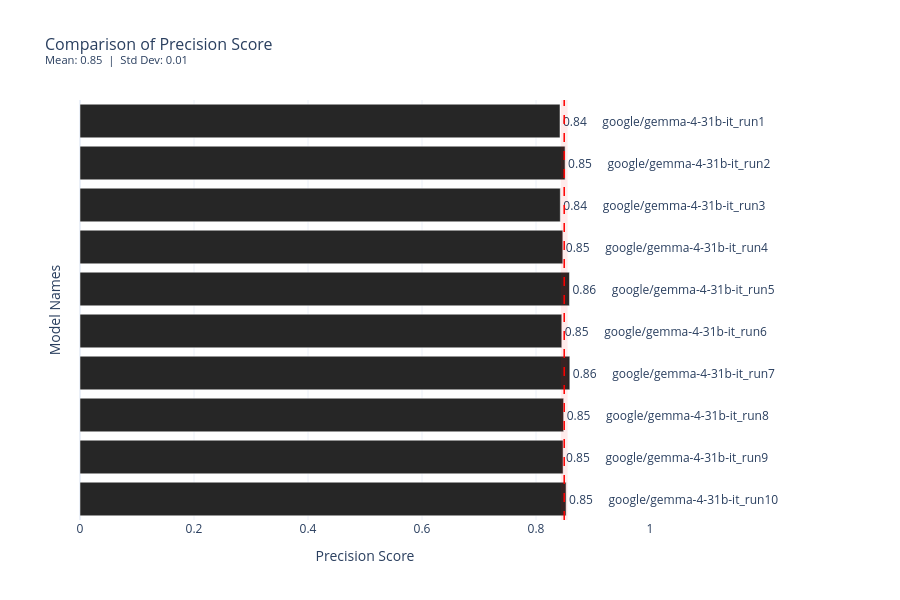

This figure's notebook cell:
### Code cell
plot_mean_model_performance(
    "../results/llm/evaluation_stats_gemma/grouped_evaluation_metrics.csv",
    "precision_score",
)

### Figure 1 — Plotly figure (JSON) as saved in the notebook; plotly's stock layout.template omitted (floating-point values rounded to 4 significant figures)
{"data": [{"cliponaxis": false, "customdata": [[112.0, 89.29, 0.06421, 1951.0, 1.0], [112.0, 91.07, 0.06653, 2806.0, 2.0], [112.0, 100.0, 0.07488, 3615.0, 3.0], [112.0, 100.0, 0.07453, 4037.0, 4.0], [112.0, 92.86, 0.06809, 1620.0, 5.0], [112.0, 90.18, 0.06942, 2873.0, 6.0], [112.0, 88.39, 0.06619, 1894.0, 7.0], [112.0, 100.0, 0.07215, 3061.0, 8.0], [112.0, 90.18, 0.06432, 1457.0, 9.0], [112.0, 100.0, 0.07553, 2267.0, 10.0]], "hovertemplate": "Precision Score=%{x:.2f}<br>model_name=%{y}<br>bar_label=%{text}<br>nb_texts_with_category=%{customdata[0]}<br>pct_correct_format=%{customdata[1]:.2f}<br>total_cost_usd=%{customdata[2]:$.4f}<br>total_inference_time_sec=%{customdata[3]:.2f}<extra></extra>", "legendgroup": "", "marker": {"color": "#262626", "pattern": {"shape": ""}}, "name": "", "orientation": "h", "showlegend": false, "text": ["0.84     google/gemma-4-31b-it_run1", "0.85     google/gemma-4-31b-it_run2", "0.84     google/gemma-4-31b-it_run3", "0.85     google/gemma-4-31b-it_run4", "0.86     google/gemma-4-31b-it_run5", "0.85     google/gemma-4-31b-it_run6", "0.86     google/gemma-4-31b-it_run7", "0.85     google/gemma-4-31b-it_run8", "0.85     google/gemma-4-31b-it_run9", "0.85     google/gemma-4-31b-it_run10"], "textfont": {"size": 12}, "textposition": "outside", "type": "bar", "x": [0.8421, 0.851, 0.8427, 0.847, 0.8587, 0.8452, 0.8593, 0.8485, 0.8475, 0.8528], "xaxis": "x", "y": ["google/gemma-4-31b-it_run1", "google/gemma-4-31b-it_run2", "google/gemma-4-31b-it_run3", "google/gemma-4-31b-it_run4", "google/gemma-4-31b-it_run5", "google/gemma-4-31b-it_run6", "google/gemma-4-31b-it_run7", "google/gemma-4-31b-it_run8", "google/gemma-4-31b-it_run9", "google/gemma-4-31b-it_run10"], "yaxis": "y"}], "layout": {"barmode": "relative", "height": 600, "legend": {"tracegroupgap": 0}, "margin": {"r": 250}, "shapes": [{"line": {"color": "red", "dash": "dash", "width": 1.5}, "type": "line", "x0": 0.8495, "x1": 0.8495, "xref": "x", "y0": 0, "y1": 1, "yref": "y domain"}, {"fillcolor": "rgba(255, 0, 0, 0.08)", "line": {"width": 0}, "type": "rect", "x0": 0.8435, "x1": 0.8555, "xref": "x", "y0": 0, "y1": 1, "yref": "y domain"}], "title": {"font": {"size": 16}, "text": "Comparison of Precision Score<br><sup>Mean: 0.85  |  Std Dev: 0.01</sup>"}, "xaxis": {"anchor": "y", "domain": [0, 1], "dtick": 0.2, "range": [0, 1], "tick0": 0, "tickmode": "linear", "title": {"text": "Precision Score"}}, "yaxis": {"anchor": "x", "autorange": "reversed", "domain": [0, 1], "showticklabels": false, "title": {"text": "Model Names"}}}}
